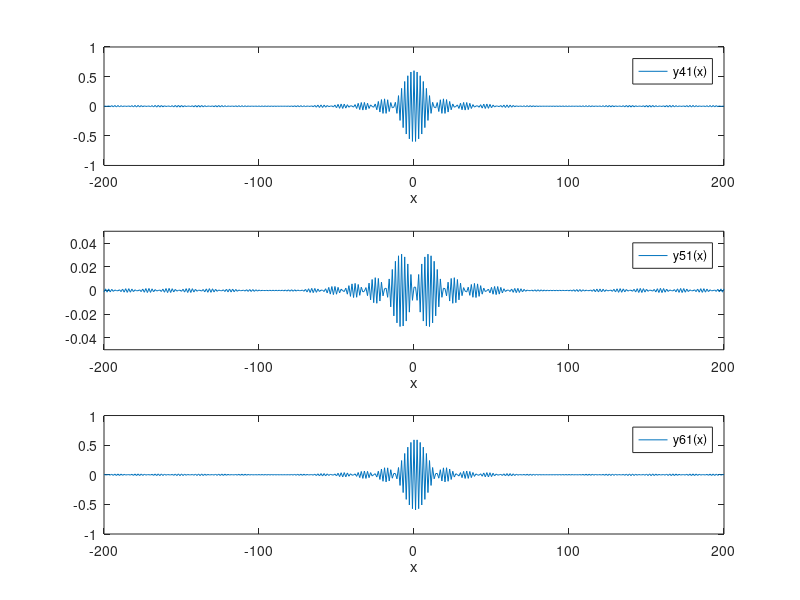

Here is the MATLAB script that generated this plot:
% C7COHTEMS

% Demonstration of the superposition of two waves when integrating over a
% wavelength interval.

% The medium wavelength is ?m = 2. A phase difference of ? in the x coordinate is studied
% for 0, 1/2 and 1 medium wavelength.

function C7COHTEMS;
global Delta1 Delta2 Delta3;
x = (-200:1:200);

LamdaM = 2;
a1 = 0;
a2 = 0.5;
a3 = 1;
Delta1 = LamdaM * a1;
Delta2 = LamdaM * a2;
Delta3 = LamdaM * a3;

nx = length(x);
for r=1:nx;
       y41(r)= quadl(@y41f,1.85,2.15,[],[],x(r));    
       y51(r)= quadl(@y51f,1.85,2.15,[],[],x(r));    
       y61(r)= quadl(@y61f,1.85,2.15,[],[],x(r)); 
end;



% 1. Integration over the wavelength interval from 1.85 to 2.15 for the superposition of two
% of the waves, no phase difference, using ?1=?m*a1, where ?m is medium wavelength.
figure(1);
subplot(3,1,1);
plot(x,y41);
axis([-200 200 -1 1]);                  % PLOTS LIMITS                    
xlabel('x');
legend('y41(x)');


% 2. Integration over the wavelength interval from 1.85 to 2.15 for the superposition of two
% waves, for phase difference, using ?= ??m*a2. The phase difference is (1/2) ?m.
% We have to use an expanded scale to see the result
subplot(3,1,2);
plot(x,y51);
axis([-200 200 -0.05 0.05]);                  % PLOTS LIMITS                    
xlabel('x');
legend('y51(x)');

% 3. Integration over the wavelength interval from 1.85 to 2.15 for for the
% superposition of two waves, for phase difference, using ?3 = ??m*a3.
% The phase difference is 1 ?m. .

subplot(3,1,3);
plot(x,y61);
axis([-200 200 -1 1]);                  % PLOTS LIMITS                    
xlabel('x');
legend('y61(x)');






function Out = y41f(Lamda,x) 
global Delta1;
Out = cos(2*pi*(x-Delta1)./Lamda) + cos(2*pi*x./Lamda);

function Out = y51f(Lamda,x) 
global Delta2;
Out = cos(2*pi*(x-Delta2)./Lamda) + cos(2*pi*x./Lamda);

function Out = y61f(Lamda,x) 
global Delta3;
Out = cos(2*pi*(x-Delta3)./Lamda) + cos(2*pi*x./Lamda);
